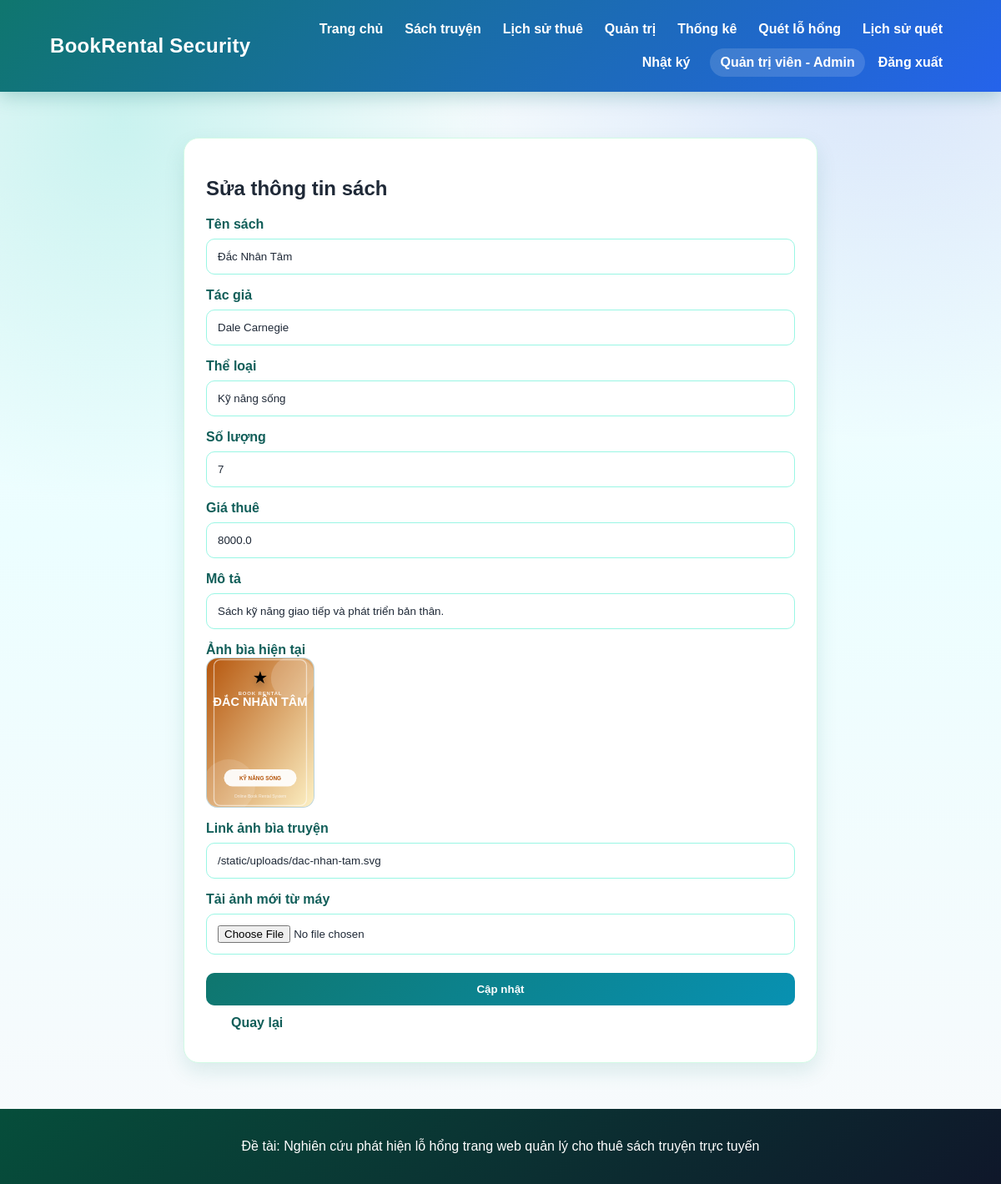
The page /admin/edit-book/4 (signed in) on the database its author committed.
### tables this page shows
CREATE TABLE books (
            id INTEGER PRIMARY KEY AUTOINCREMENT,
            title TEXT NOT NULL,
            author TEXT NOT NULL,
            category TEXT NOT NULL,
            quantity INTEGER NOT NULL,
            price REAL NOT NULL,
            description TEXT,
            cover_image TEXT
        );

### app.py (the view, shortened to what this page needs)
@app.route("/admin/edit-book/<int:book_id>", methods=["GET", "POST"])
@permission_required("manage_books")
def edit_book(book_id):
    conn = get_db()
    book = conn.execute("SELECT * FROM books WHERE id = ?", (book_id,)).fetchone()
    if not book:
        conn.close()
        flash("Không tìm thấy sách cần sửa.")
        return redirect(url_for("admin"))
    conn.close()
    return render_template("edit_book.html", book=book)

### app.py (called while the page is built)
def get_db():
    conn = sqlite3.connect(DATABASE)
    conn.row_factory = sqlite3.Row
    return conn

def role_required(*allowed_roles):
    def decorator(view_func):
        @wraps(view_func)
        def wrapper(*args, **kwargs):
            if "user_id" not in session:
                flash("Bạn cần đăng nhập để sử dụng chức năng này.")
                return redirect(url_for("login"))
            if session.get("role") not in allowed_roles:
                flash("Bạn không có quyền truy cập chức năng này.")
                return redirect(url_for("index"))
            return view_func(*args, **kwargs)
        return wrapper
    return decorator

@app.context_processor
def inject_permissions():
    role = session.get("role")
    return {
        "roles": ROLES,
        "can_manage_books": role in PERMISSIONS["manage_books"],
        "can_manage_rentals": role in PERMISSIONS["manage_rentals"],
        "can_manage_users": role in PERMISSIONS["manage_users"],
        "can_security_scan": role in PERMISSIONS["security_scan"],
    }

### templates/edit_book.html
{% extends "base.html" %}
{% block content %}
<div class="form-box large">
    <h2>Sửa thông tin sách</h2>
    <form method="POST" enctype="multipart/form-data">
        <label>Tên sách</label>
        <input type="text" name="title" value="{{ book.title }}" required>
        <label>Tác giả</label>
        <input type="text" name="author" value="{{ book.author }}" required>
        <label>Thể loại</label>
        <input type="text" name="category" value="{{ book.category }}" required>
        <label>Số lượng</label>
        <input type="number" name="quantity" min="0" value="{{ book.quantity }}" required>
        <label>Giá thuê</label>
        <input type="number" name="price" min="0" value="{{ book.price }}" required>
        <label>Mô tả</label>
        <input type="text" name="description" value="{{ book.description }}">
        <label>Ảnh bìa hiện tại</label>
        <div class="current-cover-box">
            <img class="edit-cover-preview" src="{{ book.cover_image or '/static/uploads/default-cover.svg' }}" alt="Ảnh bìa {{ book.title }}">
        </div>
        <label>Link ảnh bìa truyện</label>
        <input type="text" name="cover_image" value="{{ book.cover_image or '' }}" placeholder="Dán link ảnh hoặc để trống">
        <label>Tải ảnh mới từ máy</label>
        <input type="file" name="cover_file" accept="image/*">
        <button type="submit">Cập nhật</button>
        <a class="btn secondary" href="{{ url_for('admin') }}">Quay lại</a>
    </form>
</div>
{% endblock %}

### static/style.css (style rules this page uses)
* { box-sizing: border-box; }
:root { --primary: #0f766e; --primary-dark: #115e59; --primary-light: #ccfbf1; --secondary: #2563eb; --bg: #f0fdfa; --card: #ffffff; --text: #1f2937; --muted: #6b7280; --border: #d1fae5; --danger: #dc2626; --warning: #f59e0b; --safe: #16a34a; --shadow: 0 10px 25px rgba(15, 118, 110, 0.12); }
body { margin: 0; font-family: Arial, sans-serif; background: linear-gradient(180deg, #ecfeff, #f0fdfa); color: var(--text); }
.btn, button { display: inline-block; background: linear-gradient(135deg, #0f766e, #0891b2); color: white; padding: 12px 20px; border-radius: 10px; text-decoration: none; border: none; cursor: pointer; font-weight: bold; transition: 0.2s; }
.secondary { background: white; color: var(--primary-dark); margin-left: 10px; }
.stat-card, .card, .book-card, .result-card, .admin-section, .form-box, .scan-block, .empty-box { background: var(--card); padding: 26px; border-radius: 18px; box-shadow: var(--shadow); border: 1px solid var(--border); }
.form-box { width: 460px; max-width: 100%; margin: 55px auto; }
.form-box.large { width: 760px; }
label { display: block; margin-top: 16px; font-weight: bold; color: var(--primary-dark); }
input, select, textarea { width: 100%; padding: 13px; margin-top: 8px; border: 1px solid #99f6e4; border-radius: 10px; outline: none; background: #ffffff; color: var(--text); font-family: Arial, sans-serif; }
button { width: 100%; margin-top: 22px; }
.current-cover-box { display: flex; align-items: center; gap: 14px; margin-bottom: 10px; }
.edit-cover-preview { width: 130px; height: 180px; object-fit: cover; border-radius: 14px; border: 1px solid rgba(15, 118, 110, 0.18); background: #e2e8f0; }
body { background: radial-gradient(circle at 12% 10%, rgba(45, 212, 191, 0.22), transparent 28%), radial-gradient(circle at 88% 0%, rgba(37, 99, 235, 0.16), transparent 30%), linear-gradient(180deg, #f8fafc, #ecfeff 45%, #f8fafc); }

### rows shown on the page
books: title "Đắc Nhân Tâm", author "Dale Carnegie", category "Kỹ năng sống", quantity "7", price "8000.0", description "Sách kỹ năng giao tiếp và phát triển bản thân.", cover_image (picture), cover_image "/static/uploads/dac-nhan-tam.svg"

### other values the page prints
{{ session.get("fullname") }} "Quản trị viên"
{{ roles.get(session.get("role"), session.get("role")) }} "Admin"
